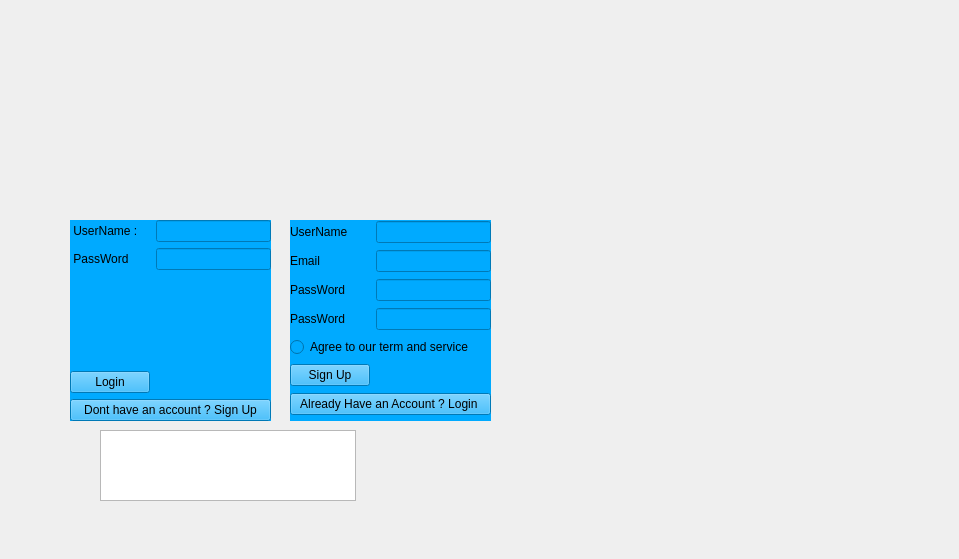
<?xml version="1.0" encoding="UTF-8"?>
<ui version="4.0">
 <class>Login_Sign_page</class>
 <widget class="QMainWindow" name="Login_Sign_page">
  <property name="geometry">
   <rect>
    <x>0</x>
    <y>0</y>
    <width>959</width>
    <height>559</height>
   </rect>
  </property>
  <property name="windowTitle">
   <string>MainWindow</string>
  </property>
  <widget class="QWidget" name="centralwidget">
   <property name="styleSheet">
    <string notr="true">#centralwidget
{
	border-image: url(:/new/prefix1/Pics/login page bg 2.jpg);
}</string>
   </property>
   <widget class="QWidget" name="Login_Widget" native="true">
    <property name="geometry">
     <rect>
      <x>70</x>
      <y>220</y>
      <width>201</width>
      <height>201</height>
     </rect>
    </property>
    <property name="styleSheet">
     <string notr="true">background-color: rgb(0, 170, 255);</string>
    </property>
    <layout class="QGridLayout" name="loginPage">
     <item row="0" column="0">
      <widget class="QLabel" name="UserName_lable_2">
       <property name="text">
        <string> UserName :</string>
       </property>
      </widget>
     </item>
     <item row="4" column="0" colspan="2">
      <widget class="QPushButton" name="Login_To_Sign_button">
       <property name="text">
        <string>Dont have an account ? Sign Up</string>
       </property>
      </widget>
     </item>
     <item row="1" column="1">
      <widget class="QLineEdit" name="Login_PassWord_input"/>
     </item>
     <item row="1" column="0">
      <widget class="QLabel" name="PassWord_lable_2">
       <property name="text">
        <string> PassWord</string>
       </property>
      </widget>
     </item>
     <item row="3" column="0">
      <widget class="QPushButton" name="Login_button">
       <property name="text">
        <string>Login</string>
       </property>
      </widget>
     </item>
     <item row="0" column="1">
      <widget class="QLineEdit" name="Login_UserName_input"/>
     </item>
     <item row="2" column="0" colspan="2">
      <spacer name="verticalSpacer_2">
       <property name="orientation">
        <enum>Qt::Vertical</enum>
       </property>
       <property name="sizeHint" stdset="0">
        <size>
         <width>20</width>
         <height>40</height>
        </size>
       </property>
      </spacer>
     </item>
    </layout>
   </widget>
   <widget class="QWidget" name="SignUp_Widget" native="true">
    <property name="geometry">
     <rect>
      <x>290</x>
      <y>220</y>
      <width>201</width>
      <height>201</height>
     </rect>
    </property>
    <property name="styleSheet">
     <string notr="true">background-color: rgb(0, 170, 255);</string>
    </property>
    <layout class="QGridLayout" name="gridLayout">
     <item row="2" column="0">
      <widget class="QLabel" name="PassWord_lable">
       <property name="text">
        <string>PassWord</string>
       </property>
      </widget>
     </item>
     <item row="6" column="0" colspan="2">
      <widget class="QPushButton" name="sign_to_login_button">
       <property name="text">
        <string>Already Have an Account ? Login </string>
       </property>
      </widget>
     </item>
     <item row="3" column="0">
      <widget class="QLabel" name="PassWord_lable_3">
       <property name="text">
        <string>PassWord</string>
       </property>
      </widget>
     </item>
     <item row="3" column="1">
      <widget class="QLineEdit" name="Sign_PassWord_input2"/>
     </item>
     <item row="0" column="1">
      <widget class="QLineEdit" name="Sign_UserName_input"/>
     </item>
     <item row="1" column="1">
      <widget class="QLineEdit" name="Sign_Email_input"/>
     </item>
     <item row="1" column="0">
      <widget class="QLabel" name="Email_lable">
       <property name="text">
        <string>Email</string>
       </property>
      </widget>
     </item>
     <item row="0" column="0">
      <widget class="QLabel" name="UserName_lable">
       <property name="text">
        <string>UserName</string>
       </property>
      </widget>
     </item>
     <item row="4" column="0" colspan="2">
      <widget class="QRadioButton" name="term_service_ratio">
       <property name="text">
        <string>Agree to our term and service</string>
       </property>
      </widget>
     </item>
     <item row="5" column="0">
      <widget class="QPushButton" name="SignUp_Bottom">
       <property name="text">
        <string>Sign Up</string>
       </property>
      </widget>
     </item>
     <item row="2" column="1">
      <widget class="QLineEdit" name="Sign_PassWord_input1"/>
     </item>
    </layout>
   </widget>
   <widget class="QTextBrowser" name="Output">
    <property name="geometry">
     <rect>
      <x>100</x>
      <y>430</y>
      <width>256</width>
      <height>71</height>
     </rect>
    </property>
   </widget>
  </widget>
 </widget>
 <resources/>
 <connections/>
</ui>
